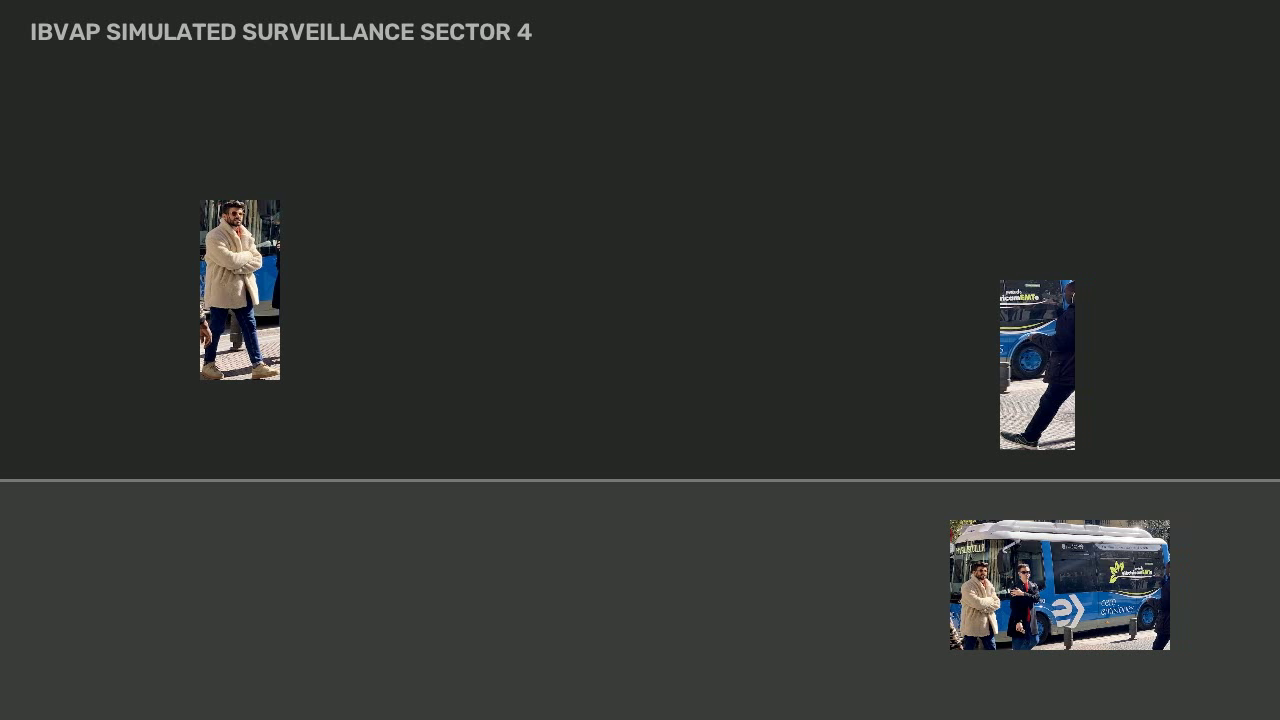
#> input picture frame 15 of backend/test_videos/tracking_test.mp4, 1280 x 720 px
$ python generate_foggy_test_video.py
#> lines starting #> are read from the running program, lines starting #| are printed output that depends on the picture
### backend/app/weather_enhancement.py
"""
IBVAP - Weather Adaptive Vision & Dehazing Module
Provides real-time atmospheric fog/haze detection and optical restoration using:
1. Optical Scattering Metric (Dark Channel floor, Color Saturation, Dynamic Range Contrast)
2. Dark Channel Prior (DCP) Dehazing (He et al.) with Fast Guided Filter
3. Fast Multi-Channel Contrast & Saturation Dehazing (Lightweight real-time alternative)
4. Synthetic Fog & Atmospheric Scattering Simulation (for testing & verification)
"""

import cv2
import numpy as np


def compute_fog_haze_metric(
    frame: np.ndarray,
    sat_thresh: float = 52.0,
    dark_thresh: float = 50.0,
    contrast_thresh: float = 46.0,
    min_lum_thresh: float = 55.0,
) -> tuple[bool, float, dict[str, float]]:
    """
    Evaluate atmospheric haze/fog density using classical optical scattering principles:
    1. Low Color Saturation: Atmospheric airlight washes out chromatic purity.
    2. Elevated Dark Channel Prior floor: Additive airlight scatters into all color channels.
    3. Suppressed Luminance Contrast: Global dynamic range and high-frequency edges attenuated.
    4. Minimum Luminance Gate: Distinguishes daylight/dusk fog from nocturnal low-light scenes.

    Returns:
        (is_hazy, composite_haze_score, metrics_dict)
    """
    if frame is None or frame.size == 0:
        return False, 0.0, {}

    # Downsample for sub-millisecond evaluation (<0.4ms)
    h, w = frame.shape[:2]
    target_w = 160
    target_h = max(1, int(h * (target_w / w)))
    small = cv2.resize(frame, (target_w, target_h), interpolation=cv2.INTER_AREA)

    hsv = cv2.cvtColor(small, cv2.COLOR_BGR2HSV)
    gray = cv2.cvtColor(small, cv2.COLOR_BGR2GRAY)

    mean_sat = float(np.mean(hsv[:, :, 1]))          # Saturation (0-255)
    std_lum = float(np.std(gray))                    # Luminance standard deviation / contrast (0-255)
    mean_lum = float(np.mean(gray))                  # Average luminance (0-255)

    # Dark Channel Prior minimum on thumbnail
    dark_channel = np.min(small, axis=2)
    mean_dark = float(np.mean(dark_channel))         # Mean dark channel intensity (0-255)

    # Normalized composite haze score (0.0 to 1.0)
    # Higher score = denser atmospheric haze
    dark_component = (mean_dark / 255.0) * 0.45
    sat_component = (1.0 - (mean_sat / 255.0)) * 0.35
    contrast_component = (1.0 - min(std_lum, 60.0) / 60.0) * 0.20
    haze_score = float(np.clip(dark_component + sat_component + contrast_component, 0.0, 1.0))

    # Optical Fog Signature: Low saturation, elevated dark floor, low contrast, daylight/dusk luminance
    is_hazy = (
        (mean_sat < sat_thresh)
        and (mean_dark > dark_thresh)
        and (std_lum < contrast_thresh)
        and (mean_lum > min_lum_thresh)
    )

    metrics = {
        "mean_sat": round(mean_sat, 1),
        "mean_dark": round(mean_dark, 1),
        "std_lum": round(std_lum, 1),
        "mean_lum": round(mean_lum, 1),
        "haze_score": round(haze_score, 3),
    }

    return is_hazy, haze_score, metrics


# [148 lines left out: functions _fast_guided_filter, dehaze_dark_channel_prior, dehaze_fast_contrast_saturation, not called in this run]


def apply_synthetic_fog(
    frame: np.ndarray,
    fog_density: float = 0.60,
    airlight: float = 210.0,
) -> np.ndarray:
    """
    Synthesize realistic atmospheric fog/haze using Koschmieder's physical scattering model:
        I(x) = J(x)*t(x) + A*(1 - t(x))
    where transmission t(x) = exp(-beta * d(x)), with realistic depth map gradient.
    """
    if frame is None or frame.size == 0:
        return frame

    h, w, _ = frame.shape
    y_coords, x_coords = np.mgrid[0:h, 0:w]

    # Depth approximation (horizon + radial perspective)
    depth = 0.5 * (1.0 - (y_coords / h)) + 0.5 * (
        np.sqrt((x_coords - w / 2) ** 2 + (y_coords - h / 2) ** 2) / np.sqrt((w / 2) ** 2 + (h / 2) ** 2)
    )
    depth = np.clip(depth, 0.2, 1.0)

    # Transmission map
    beta = fog_density * 2.2
    transmission = np.exp(-beta * depth)[:, :, np.newaxis]

    # Atmospheric airlight veil
    A = np.array([airlight, airlight, airlight], dtype=np.float32)

    # Scattered radiance
    foggy = frame.astype(np.float32) * transmission + A * (1.0 - transmission)
    foggy_bgr = np.clip(foggy, 0, 255).astype(np.uint8)

    # Slight forward-scattering blur
    foggy_bgr = cv2.GaussianBlur(foggy_bgr, (3, 3), 0.5)

    return foggy_bgr

### backend/app/generate_foggy_test_video.py
"""
IBVAP - Synthetic Foggy Video Generator
Generates a realistic atmospheric fog/haze video clip (foggy_test.mp4)
from an existing clean surveillance clip (tracking_test.mp4).
"""

import sys
from pathlib import Path
import cv2

backend_root = Path(__file__).resolve().parent.parent
sys.path.insert(0, str(backend_root))
sys.path.insert(0, str(backend_root.parent))

try:
    from app.weather_enhancement import apply_synthetic_fog, compute_fog_haze_metric
except ImportError:
    from backend.app.weather_enhancement import apply_synthetic_fog, compute_fog_haze_metric


def generate_foggy_video(
    source_name: str = "tracking_test.mp4",
    output_name: str = "foggy_test.mp4",
    fog_density: float = 0.62,
    airlight: float = 215.0,
    max_frames: int = 150,
):
#> called with source_name = 'tracking_test.mp4', output_name = 'foggy_test.mp4', fog_density = 0.62, airlight = 215, max_frames = 150
    base_dir = Path(__file__).resolve().parent.parent
    test_videos_dir = base_dir / "test_videos"
    src_path = test_videos_dir / source_name
    dst_path = test_videos_dir / output_name

    if not src_path.exists():
        raise FileNotFoundError(f"Source video not found: {src_path}")

    cap = cv2.VideoCapture(str(src_path))
    if not cap.isOpened():
        raise RuntimeError(f"Could not open {src_path}")

    width = int(cap.get(cv2.CAP_PROP_FRAME_WIDTH))
    height = int(cap.get(cv2.CAP_PROP_FRAME_HEIGHT))
    fps = cap.get(cv2.CAP_PROP_FPS) or 30.0

    fourcc = cv2.VideoWriter_fourcc(*"mp4v")
    out = cv2.VideoWriter(str(dst_path), fourcc, fps, (width, height))

    print(f"[*] Generating synthetic foggy video: {dst_path.name}")
    print(f"    Source: {src_path.name} ({width}x{height} @ {fps:.1f} FPS)")
    print(f"    Atmospheric Scattering Density: {fog_density} | Airlight: {airlight}")

    frame_count = 0
    haze_scores = []

    while cap.isOpened() and frame_count < max_frames:
        ret, frame = cap.read()
#> frame is the input picture: shape (720, 1280, 3); mean B, G, R 47, 49.3, 47.3
        if not ret:
            break

        foggy = apply_synthetic_fog(frame, fog_density=fog_density, airlight=airlight)
#> in apply_synthetic_fog, `foggy = frame.astype(np.float32) * transmission + A * (1.0 - transmiss..`:
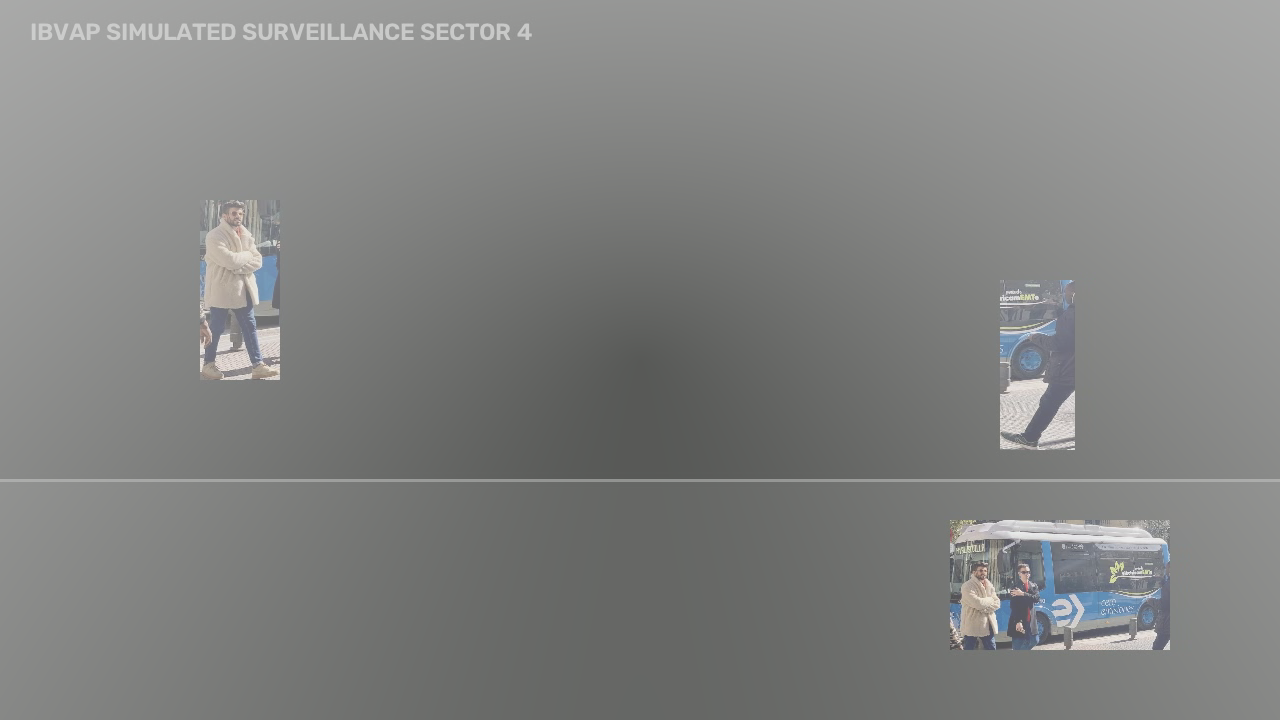
#> foggy: shape (720, 1280, 3) float64; mean B, G, R 130.1, 131.3, 130.2
        is_hazy, score, _ = compute_fog_haze_metric(foggy)
#> in compute_fog_haze_metric, `hsv = cv2.cvtColor(small, cv2.COLOR_BGR2HSV)`: hsv: shape (90, 160, 3); mean H, S, V 52.3, 4.5, 131.3
#> in compute_fog_haze_metric, `gray = cv2.cvtColor(small, cv2.COLOR_BGR2GRAY)`:
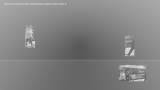
#> gray: shape (90, 160); min 86, max 221, mean 130.3
#> in compute_fog_haze_metric, `mean_sat = float(np.mean(hsv[:, :, 1]))`: mean_sat = 4.52
#> in compute_fog_haze_metric, `std_lum = float(np.std(gray))`: std_lum = 20.98
#> in compute_fog_haze_metric, `mean_lum = float(np.mean(gray))`: mean_lum = 130.3
#> in compute_fog_haze_metric, `mean_dark = float(np.mean(dark_channel))`: mean_dark = 129
#> in compute_fog_haze_metric, `dark_component = (mean_dark / 255.0) * 0.45`: dark_component = 0.228
#> in compute_fog_haze_metric, `sat_component = (1.0 - (mean_sat / 255.0)) * 0.35`: sat_component = 0.344
#> in compute_fog_haze_metric, `contrast_component = (1.0 - min(std_lum, 60.0) / 60.0) * 0.20`: contrast_component = 0.13
#> in compute_fog_haze_metric, `haze_score = float(np.clip(dark_component + sat_component + contrast_c..`: haze_score = 0.701
#> in compute_fog_haze_metric, `is_hazy = ( (mean_sat < sat_thresh) and (mean_dark > dark_thresh) and ..`: is_hazy = True
#> in compute_fog_haze_metric, `metrics = { "mean_sat": round(mean_sat, 1), "mean_dark": round(mean_da..`: metrics = {'mean_sat': 4.5, 'mean_dark': 129, 'std_lum': 21, 'mean_lum': 130.3, 'haze_score': 0.701}
#> is_hazy = True; score = 0.701
        haze_scores.append(score)

        out.write(foggy)
        frame_count += 1

    cap.release()
    out.release()

    avg_score = sum(haze_scores) / len(haze_scores) if haze_scores else 0.0
    print(f"[+] Successfully generated {dst_path.name} with {frame_count} frames.")
    print(f"    Average Haze Index: {avg_score:.3f} (Fog condition confirmed)")
    return dst_path


if __name__ == "__main__":
    generate_foggy_video()

$ run again, starting later in the video
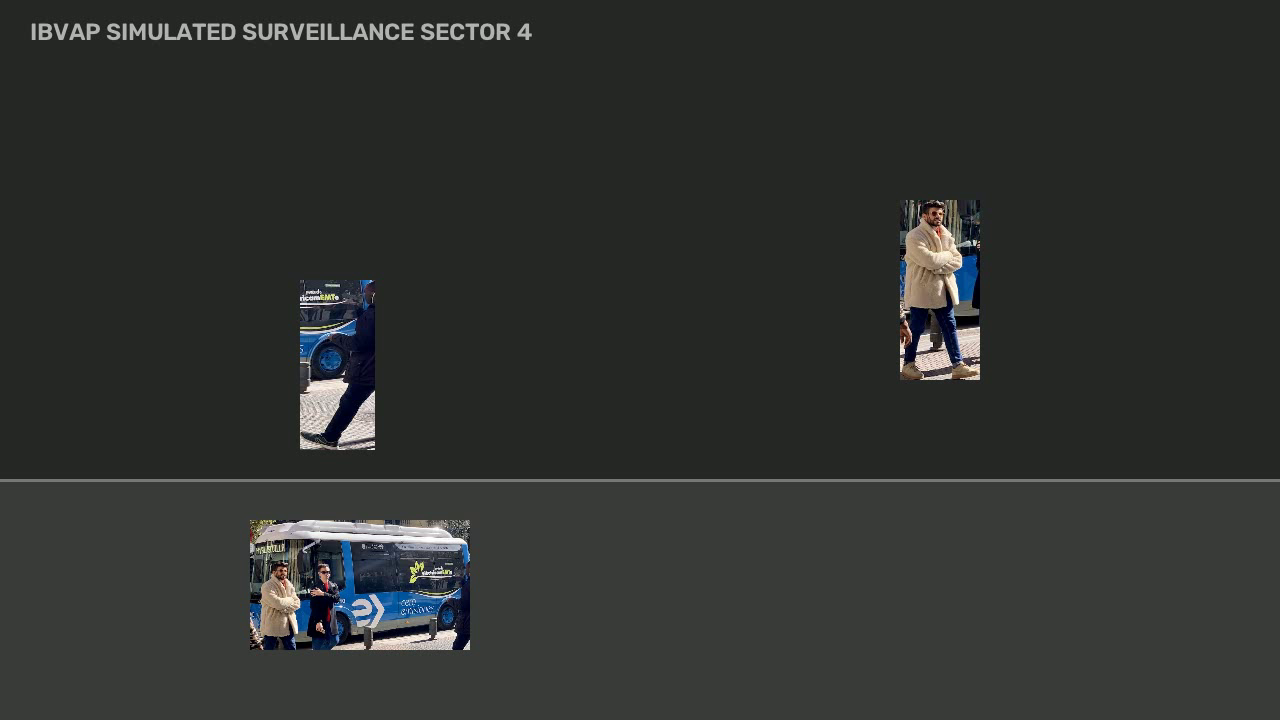
#> input picture frame 120 of backend/test_videos/tracking_test.mp4, 1280 x 720 px
#> in generate_foggy_video, frame is the input picture: shape (720, 1280, 3); mean B, G, R 47, 49.3, 47.3
#> in apply_synthetic_fog, `foggy = frame.astype(np.float32) * transmission + A * (1.0 - transmiss..`:
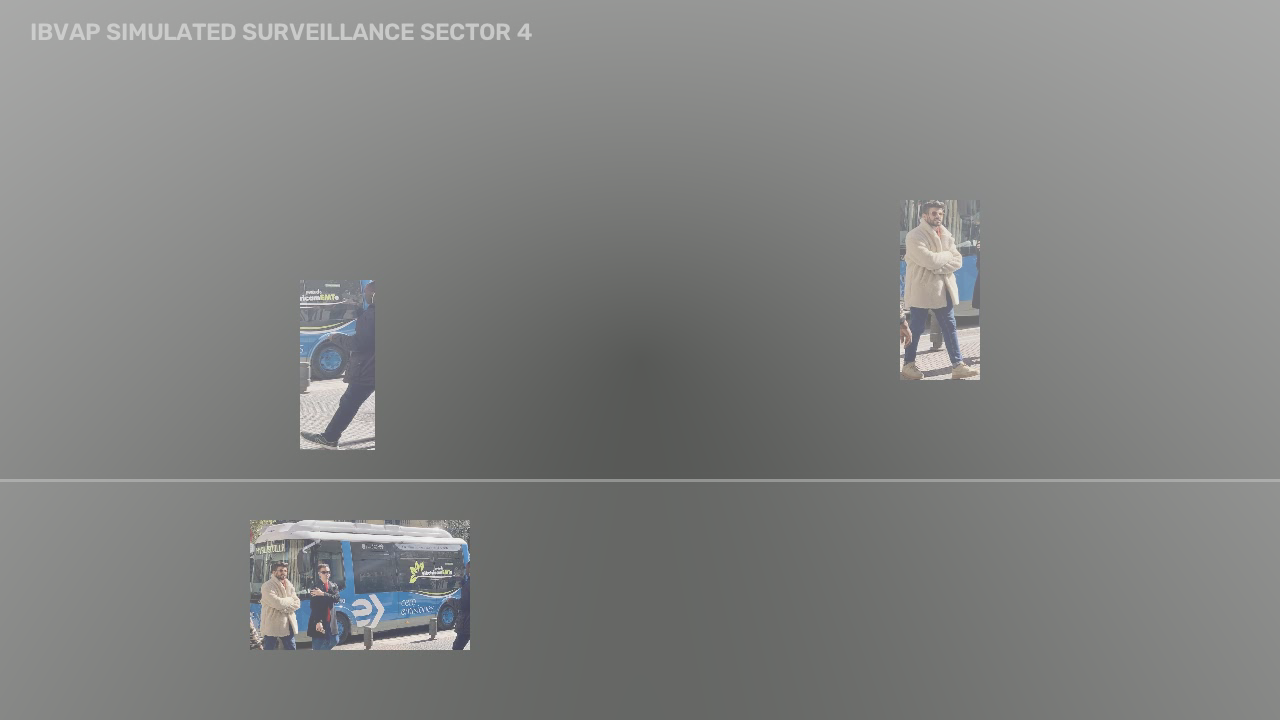
#> foggy: shape (720, 1280, 3) float64; mean B, G, R 130.3, 131.4, 130.4
#> hsv: shape (90, 160, 3); mean H, S, V 52.3, 4.7, 131.5
#> in compute_fog_haze_metric, `gray = cv2.cvtColor(small, cv2.COLOR_BGR2GRAY)`:
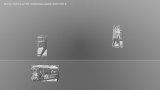
#> gray: shape (90, 160); min 73, max 224, mean 130.4
#> mean_sat = 4.73
#> std_lum = 20.72
#> mean_lum = 130.4
#> mean_dark = 129.1
#> dark_component = 0.228
#> sat_component = 0.344
#> contrast_component = 0.131
#> haze_score = 0.702
#> in compute_fog_haze_metric, `is_hazy = ( (mean_sat < sat_thresh) and (mean_dark > dark_thresh) and ..`: is_hazy = True
#> metrics = {'mean_sat': 4.7, 'mean_dark': 129.1, 'std_lum': 20.7, 'mean_lum': 130.4, 'haze_score': 0.702}
#> in generate_foggy_video, `is_hazy, score, _ = compute_fog_haze_metric(foggy)`: is_hazy = True; score = 0.702
